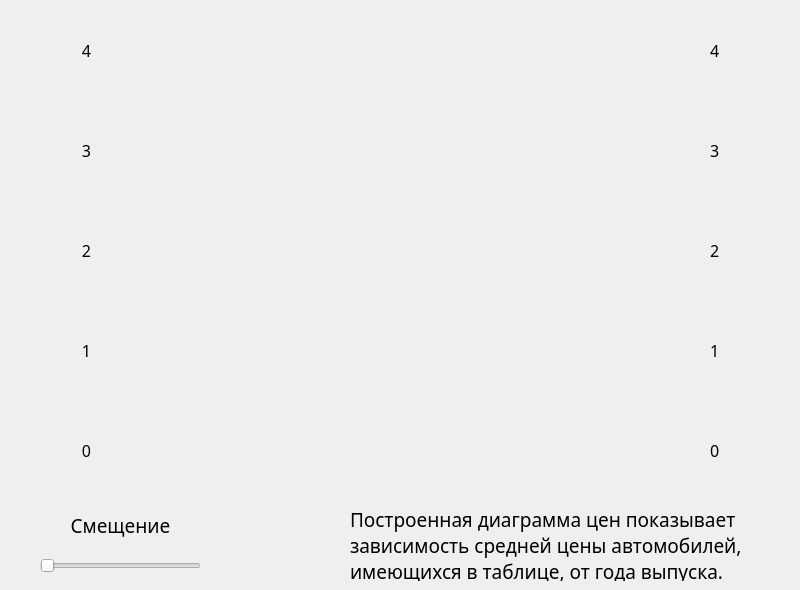
<?xml version="1.0" encoding="UTF-8"?>
<ui version="4.0">
 <class>ChartDialog</class>
 <widget class="QDialog" name="ChartDialog">
  <property name="geometry">
   <rect>
    <x>0</x>
    <y>0</y>
    <width>800</width>
    <height>590</height>
   </rect>
  </property>
  <property name="windowTitle">
   <string>Диаграмма цен</string>
  </property>
  <widget class="QLabel" name="label">
   <property name="geometry">
    <rect>
     <x>350</x>
     <y>510</y>
     <width>411</width>
     <height>71</height>
    </rect>
   </property>
   <property name="font">
    <font>
     <family>Century Gothic</family>
     <pointsize>14</pointsize>
    </font>
   </property>
   <property name="text">
    <string>Построенная диаграмма цен показывает
зависимость средней цены автомобилей,
имеющихся в таблице, от года выпуска.</string>
   </property>
  </widget>
  <widget class="QLabel" name="L0">
   <property name="geometry">
    <rect>
     <x>0</x>
     <y>440</y>
     <width>91</width>
     <height>21</height>
    </rect>
   </property>
   <property name="font">
    <font>
     <family>Century Gothic</family>
     <pointsize>12</pointsize>
    </font>
   </property>
   <property name="layoutDirection">
    <enum>Qt::LeftToRight</enum>
   </property>
   <property name="text">
    <string>0</string>
   </property>
   <property name="alignment">
    <set>Qt::AlignRight|Qt::AlignTrailing|Qt::AlignVCenter</set>
   </property>
  </widget>
  <widget class="QLabel" name="L1">
   <property name="geometry">
    <rect>
     <x>0</x>
     <y>340</y>
     <width>91</width>
     <height>21</height>
    </rect>
   </property>
   <property name="font">
    <font>
     <family>Century Gothic</family>
     <pointsize>12</pointsize>
    </font>
   </property>
   <property name="layoutDirection">
    <enum>Qt::LeftToRight</enum>
   </property>
   <property name="text">
    <string>1</string>
   </property>
   <property name="alignment">
    <set>Qt::AlignRight|Qt::AlignTrailing|Qt::AlignVCenter</set>
   </property>
  </widget>
  <widget class="QLabel" name="L4">
   <property name="geometry">
    <rect>
     <x>0</x>
     <y>40</y>
     <width>91</width>
     <height>21</height>
    </rect>
   </property>
   <property name="font">
    <font>
     <family>Century Gothic</family>
     <pointsize>12</pointsize>
    </font>
   </property>
   <property name="layoutDirection">
    <enum>Qt::LeftToRight</enum>
   </property>
   <property name="text">
    <string>4</string>
   </property>
   <property name="alignment">
    <set>Qt::AlignRight|Qt::AlignTrailing|Qt::AlignVCenter</set>
   </property>
  </widget>
  <widget class="QLabel" name="L2">
   <property name="geometry">
    <rect>
     <x>0</x>
     <y>240</y>
     <width>91</width>
     <height>21</height>
    </rect>
   </property>
   <property name="font">
    <font>
     <family>Century Gothic</family>
     <pointsize>12</pointsize>
    </font>
   </property>
   <property name="layoutDirection">
    <enum>Qt::LeftToRight</enum>
   </property>
   <property name="text">
    <string>2</string>
   </property>
   <property name="alignment">
    <set>Qt::AlignRight|Qt::AlignTrailing|Qt::AlignVCenter</set>
   </property>
  </widget>
  <widget class="QLabel" name="L3">
   <property name="geometry">
    <rect>
     <x>0</x>
     <y>140</y>
     <width>91</width>
     <height>21</height>
    </rect>
   </property>
   <property name="font">
    <font>
     <family>Century Gothic</family>
     <pointsize>12</pointsize>
    </font>
   </property>
   <property name="layoutDirection">
    <enum>Qt::LeftToRight</enum>
   </property>
   <property name="text">
    <string>3</string>
   </property>
   <property name="alignment">
    <set>Qt::AlignRight|Qt::AlignTrailing|Qt::AlignVCenter</set>
   </property>
  </widget>
  <widget class="QLabel" name="R4">
   <property name="geometry">
    <rect>
     <x>710</x>
     <y>40</y>
     <width>91</width>
     <height>21</height>
    </rect>
   </property>
   <property name="font">
    <font>
     <family>Century Gothic</family>
     <pointsize>12</pointsize>
    </font>
   </property>
   <property name="layoutDirection">
    <enum>Qt::LeftToRight</enum>
   </property>
   <property name="text">
    <string>4</string>
   </property>
   <property name="alignment">
    <set>Qt::AlignLeading|Qt::AlignLeft|Qt::AlignVCenter</set>
   </property>
  </widget>
  <widget class="QLabel" name="R3">
   <property name="geometry">
    <rect>
     <x>710</x>
     <y>140</y>
     <width>91</width>
     <height>21</height>
    </rect>
   </property>
   <property name="font">
    <font>
     <family>Century Gothic</family>
     <pointsize>12</pointsize>
    </font>
   </property>
   <property name="layoutDirection">
    <enum>Qt::LeftToRight</enum>
   </property>
   <property name="text">
    <string>3</string>
   </property>
   <property name="alignment">
    <set>Qt::AlignLeading|Qt::AlignLeft|Qt::AlignVCenter</set>
   </property>
  </widget>
  <widget class="QLabel" name="R2">
   <property name="geometry">
    <rect>
     <x>710</x>
     <y>240</y>
     <width>91</width>
     <height>21</height>
    </rect>
   </property>
   <property name="font">
    <font>
     <family>Century Gothic</family>
     <pointsize>12</pointsize>
    </font>
   </property>
   <property name="layoutDirection">
    <enum>Qt::LeftToRight</enum>
   </property>
   <property name="text">
    <string>2</string>
   </property>
   <property name="alignment">
    <set>Qt::AlignLeading|Qt::AlignLeft|Qt::AlignVCenter</set>
   </property>
  </widget>
  <widget class="QLabel" name="R1">
   <property name="geometry">
    <rect>
     <x>710</x>
     <y>340</y>
     <width>91</width>
     <height>21</height>
    </rect>
   </property>
   <property name="font">
    <font>
     <family>Century Gothic</family>
     <pointsize>12</pointsize>
    </font>
   </property>
   <property name="layoutDirection">
    <enum>Qt::LeftToRight</enum>
   </property>
   <property name="text">
    <string>1</string>
   </property>
   <property name="alignment">
    <set>Qt::AlignLeading|Qt::AlignLeft|Qt::AlignVCenter</set>
   </property>
  </widget>
  <widget class="QLabel" name="R0">
   <property name="geometry">
    <rect>
     <x>710</x>
     <y>440</y>
     <width>91</width>
     <height>21</height>
    </rect>
   </property>
   <property name="font">
    <font>
     <family>Century Gothic</family>
     <pointsize>12</pointsize>
    </font>
   </property>
   <property name="layoutDirection">
    <enum>Qt::LeftToRight</enum>
   </property>
   <property name="text">
    <string>0</string>
   </property>
   <property name="alignment">
    <set>Qt::AlignLeading|Qt::AlignLeft|Qt::AlignVCenter</set>
   </property>
  </widget>
  <widget class="QSlider" name="horizontalSlider">
   <property name="geometry">
    <rect>
     <x>40</x>
     <y>550</y>
     <width>161</width>
     <height>31</height>
    </rect>
   </property>
   <property name="maximum">
    <number>2</number>
   </property>
   <property name="orientation">
    <enum>Qt::Horizontal</enum>
   </property>
  </widget>
  <widget class="QLabel" name="label_2">
   <property name="geometry">
    <rect>
     <x>40</x>
     <y>510</y>
     <width>161</width>
     <height>31</height>
    </rect>
   </property>
   <property name="font">
    <font>
     <family>Century Gothic</family>
     <pointsize>14</pointsize>
    </font>
   </property>
   <property name="text">
    <string>Смещение</string>
   </property>
   <property name="alignment">
    <set>Qt::AlignCenter</set>
   </property>
  </widget>
 </widget>
 <resources/>
 <connections/>
</ui>
